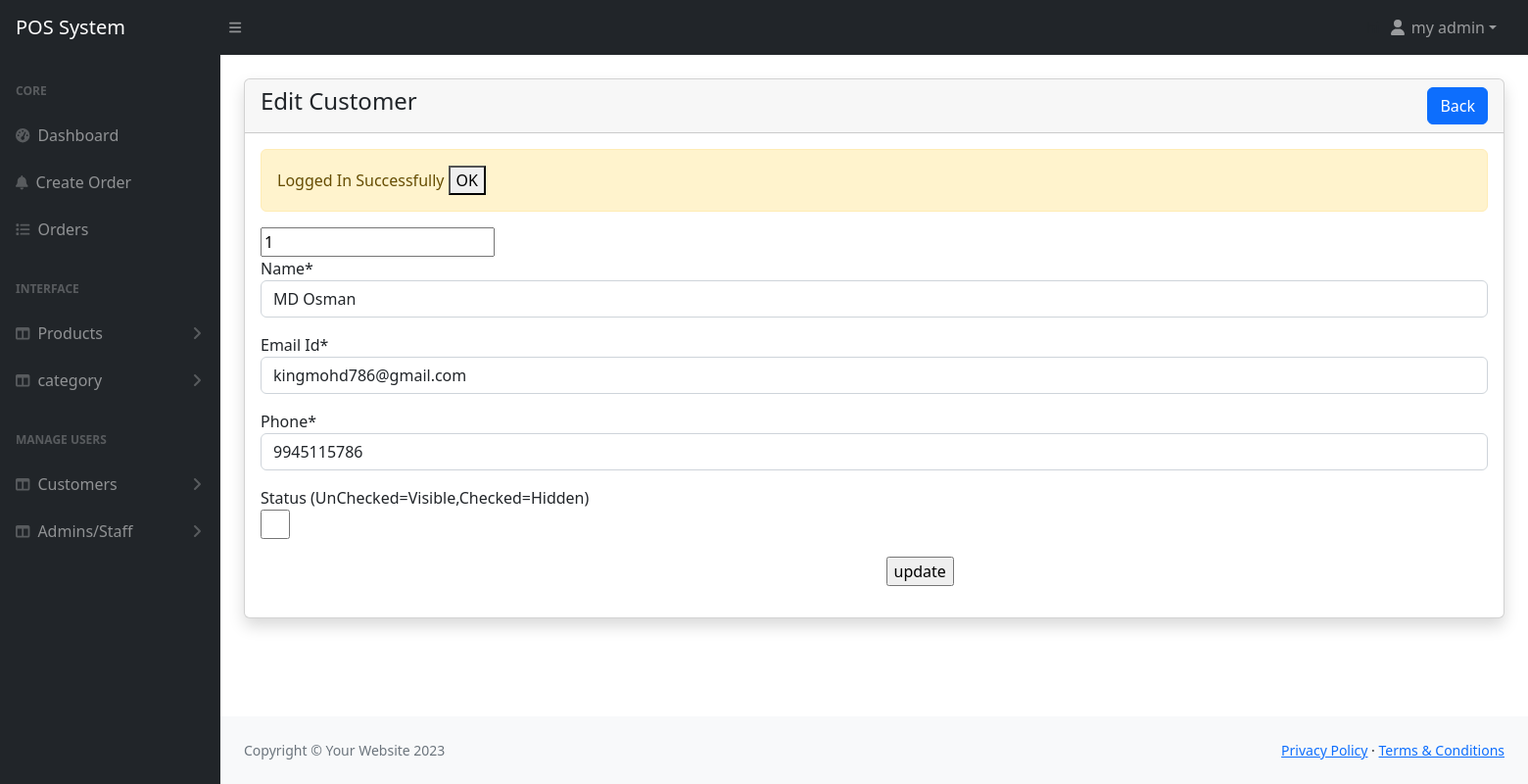
Page /admin/customer-edit.php?id=1 (signed in) on the committed database.
### tables this page shows
CREATE TABLE `customers` (
  `id` int(11) NOT NULL,
  `name` varchar(255) NOT NULL,
  `email` varchar(255) DEFAULT NULL,
  `phone` varchar(255) DEFAULT NULL,
  `status` tinyint(1) NOT NULL DEFAULT 0 COMMENT '0=visible 1=hidden',
  `created_at` date NOT NULL DEFAULT current_timestamp()
);

### admin/authentication.php (called while the page is built, shortened)
<?php
if(isset($_SESSION['loggedIn']))
{
	$email= validate($_SESSION['loggedInUser']['email']);
	$query = "SELECT * FROM admins WHERE email='$email' LIMIT 1";
	$result = mysqli_query($conn, $query);
}
else
{
	redirect('../login.php','Login to continue...');
}
?>

### admin/customer-edit.php (the view, shortened to what this page needs)
<?php include('assets/includes/header.php');?>
<div class="container-fluid px-4">
  <div class="card mt-4 shadow">
    <div class="card-header">
        <h4 class="mb-0">Edit Customer
            <a href="customer.php" class="btn btn-primary float-end">Back</a>
        </h4>
    </div>
    <div class="card-body">
        <form action="code.php" method="POST">
            <?php
              $paramValue=checkParamId('id');
             $customers=getById('customers',$paramValue);
                if($customers['status']==200)
                {
                     ?>
                     <input type="text" name="customersId" value="<?=$customers['data']['id']?>">
                <div class="row">
                <div class="col-md-12 mb-3">
                    <label for="">Name*</label>
                    <input type="text" name="name" required value="<?=$customers['data']['name']?>" class="form-control"/>
                </div>
                <div class="col-md-12 mb-3">
                    <label for="">Email Id*</label>
                    <input type="email" name="email" value="<?=$customers['data']['email']?>" class="form-control"/>
                </div>
                <div class="col-md-12 mb-3">
                    <label for="">Phone*</label>
                    <input type="number" name="phone" required value="<?=$customers['data']['phone']?>" class="form-control"/>
                </div>
                <div class="col-md-6">
                    <lable>Status (UnChecked=Visible,Checked=Hidden)</lable>
                    <input  type="checkbox" name="status" <?=$customers['data']['status']==true?'checked':'';?> style="width: 30px;height: 30px; "/>
                </div>
                <div class="col-md-6 mb-3 ml-10 text-end">
                    <input style="margin-right: 1900px;" type="submit" name="updateCustomers" value="update">
                </div>
            </div>
        </form>
        <?php
                }else{
                    echo'<h5>'.$customers['messsage'].'</h5>';
                    return false;
                }
            ?>
    </div>
  </div>
</div>
<?php include('assets/includes/footer.php');?>

### rows in the picture
customers: customersId "1", name "MD Osman", email "kingmohd786@gmail.com", phone "9945115786"

### other values in the picture
$_SESSION['loggedInUser']['name'] "my admin"
$_SESSION['status'] "Logged In Successfully"
